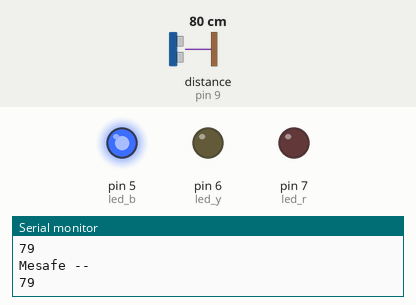
A sketch run on a simulated Arduino Uno, built with avr-gcc and run on an emulated ATmega328P. Shown: output pins drawn as LEDs (lit = HIGH), the last lines printed to the serial monitor. Wiring (inferred from the names in the program): ultrasonic range finder: trigger pin 8; echo pin 9. The inputs (shaded band) are chosen by the test bench; at power-on: distance to the obstacle (sensor on pin 9) 80 cm. The echo pulse lasts 58.3 µs per cm; pins used as bus, display or sensor lines are not drawn.

Above: at 1.2 s.
1.3 s: distance to the obstacle (sensor on pin 9) set to 2 cm
At 2.1 s:
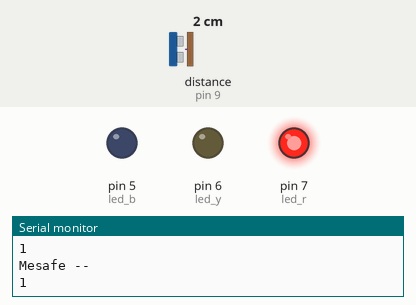
3.0 s: distance to the obstacle (sensor on pin 9) set to 9 cm
At 3.6 s:
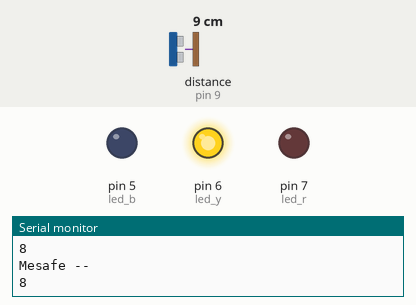
4.5 s: distance to the obstacle (sensor on pin 9) set to 4 cm
At 5.2 s:
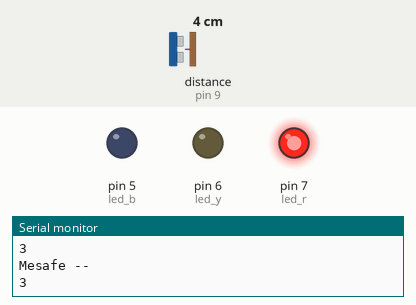
6.0 s: distance to the obstacle (sensor on pin 9) set to 18 cm
At 6.9 s:
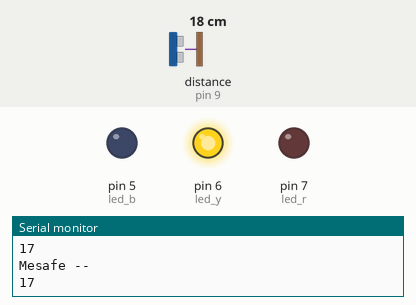
Timing chart, 0 to 8.5 s (numbered marks = the images above; inputs shaded):
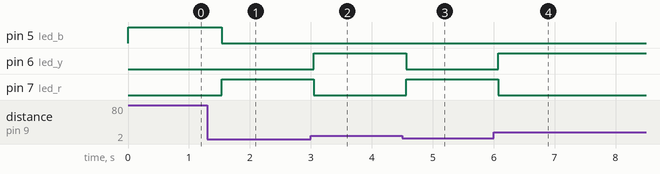

Measured:
- after the input at 1.3 s, pin 5 (led_b): HIGH → LOW after 0.24 s; pin 7 (led_r): LOW → HIGH after 0.24 s
- after the input at 3.0 s, pin 6 (led_y): LOW → HIGH after 0.05 s; pin 7 (led_r): HIGH → LOW after 0.05 s
- after the input at 4.5 s, pin 6 (led_y): HIGH → LOW after 0.06 s; pin 7 (led_r): LOW → HIGH after 0.06 s
- after the input at 6.0 s, pin 6 (led_y): LOW → HIGH after 0.08 s; pin 7 (led_r): HIGH → LOW after 0.08 s

The sketch:

Uzaklik_mesafe_proje.ino
```cpp
#define echoPin 9
#define trigPin 8
#define led_r 7
#define led_y 6
#define led_b 5

int sure,mesafe;


void setup(){
  pinMode(echoPin,INPUT);
  pinMode(trigPin,OUTPUT);
  pinMode(led_r,OUTPUT);
  pinMode(led_y,OUTPUT);
  pinMode(led_b,OUTPUT);

  Serial.begin(9600);
}

void loop(){
  digitalWrite(trigPin,HIGH);
  delayMicroseconds(1000);
  digitalWrite(trigPin,LOW);
  sure = pulseIn(echoPin,HIGH);
  mesafe = (sure / 2) / 29.1;
  if (mesafe <=5){
    digitalWrite(led_r,HIGH);
  }
  else{
    digitalWrite(led_r,LOW);
  }
  if (mesafe <=20 and mesafe >= 5){
    digitalWrite(led_y,HIGH);
  }
  else{
    digitalWrite(led_y,LOW);
  }
  if (mesafe >= 20){
    digitalWrite(led_b,HIGH);
  }
  else{
    digitalWrite(led_b,LOW);
  }
  Serial.println("Mesafe -- ");
  Serial.println(mesafe);

  delay(250);

}
```
